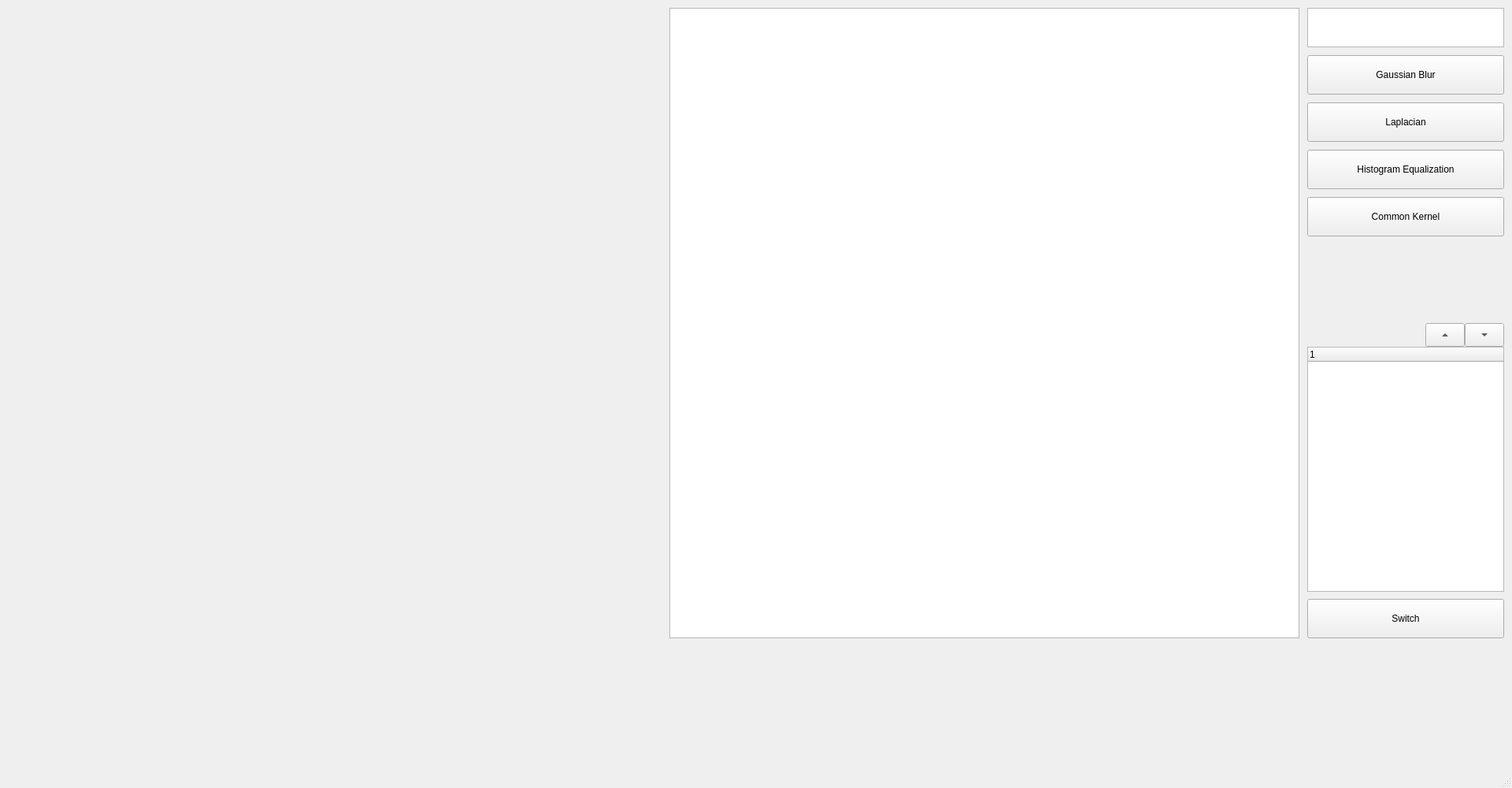
<?xml version="1.0" encoding="UTF-8"?>
<ui version="4.0">
 <class>MainWindow</class>
 <widget class="QMainWindow" name="MainWindow">
  <property name="geometry">
   <rect>
    <x>0</x>
    <y>0</y>
    <width>1920</width>
    <height>1000</height>
   </rect>
  </property>
  <property name="windowTitle">
   <string>MainWindow</string>
  </property>
  <widget class="QWidget" name="centralwidget">
   <widget class="QTextEdit" name="textEdit">
    <property name="geometry">
     <rect>
      <x>1660</x>
      <y>10</y>
      <width>250</width>
      <height>50</height>
     </rect>
    </property>
    <property name="font">
     <font>
      <family>Times New Roman</family>
      <pointsize>16</pointsize>
     </font>
    </property>
   </widget>
   <widget class="QLabel" name="label_6">
    <property name="geometry">
     <rect>
      <x>10</x>
      <y>10</y>
      <width>800</width>
      <height>800</height>
     </rect>
    </property>
    <property name="font">
     <font>
      <family>Microsoft JhengHei UI</family>
      <pointsize>20</pointsize>
     </font>
    </property>
    <property name="text">
     <string/>
    </property>
   </widget>
   <widget class="QPushButton" name="pushButton">
    <property name="geometry">
     <rect>
      <x>1660</x>
      <y>70</y>
      <width>250</width>
      <height>50</height>
     </rect>
    </property>
    <property name="text">
     <string>Gaussian Blur</string>
    </property>
   </widget>
   <widget class="QPushButton" name="pushButton_2">
    <property name="geometry">
     <rect>
      <x>1660</x>
      <y>130</y>
      <width>250</width>
      <height>50</height>
     </rect>
    </property>
    <property name="text">
     <string>Laplacian</string>
    </property>
   </widget>
   <widget class="QTableWidget" name="tableWidget">
    <property name="geometry">
     <rect>
      <x>850</x>
      <y>10</y>
      <width>800</width>
      <height>800</height>
     </rect>
    </property>
   </widget>
   <widget class="QLabel" name="label">
    <property name="geometry">
     <rect>
      <x>850</x>
      <y>10</y>
      <width>800</width>
      <height>800</height>
     </rect>
    </property>
    <property name="text">
     <string/>
    </property>
   </widget>
   <widget class="QPushButton" name="pushButton_3">
    <property name="geometry">
     <rect>
      <x>1660</x>
      <y>760</y>
      <width>250</width>
      <height>50</height>
     </rect>
    </property>
    <property name="text">
     <string>Switch</string>
    </property>
   </widget>
   <widget class="QPushButton" name="pushButton_4">
    <property name="geometry">
     <rect>
      <x>1660</x>
      <y>190</y>
      <width>250</width>
      <height>50</height>
     </rect>
    </property>
    <property name="text">
     <string>Histogram Equalization</string>
    </property>
   </widget>
   <widget class="QTreeWidget" name="treeWidget">
    <property name="geometry">
     <rect>
      <x>1660</x>
      <y>440</y>
      <width>250</width>
      <height>311</height>
     </rect>
    </property>
    <property name="acceptDrops">
     <bool>true</bool>
    </property>
    <column>
     <property name="text">
      <string notr="true">1</string>
     </property>
    </column>
   </widget>
   <widget class="QToolButton" name="toolButton">
    <property name="geometry">
     <rect>
      <x>1860</x>
      <y>410</y>
      <width>50</width>
      <height>30</height>
     </rect>
    </property>
    <property name="text">
     <string/>
    </property>
    <property name="arrowType">
     <enum>Qt::DownArrow</enum>
    </property>
   </widget>
   <widget class="QToolButton" name="toolButton_2">
    <property name="geometry">
     <rect>
      <x>1810</x>
      <y>410</y>
      <width>50</width>
      <height>30</height>
     </rect>
    </property>
    <property name="text">
     <string/>
    </property>
    <property name="arrowType">
     <enum>Qt::UpArrow</enum>
    </property>
   </widget>
   <widget class="QPushButton" name="pushButton_5">
    <property name="geometry">
     <rect>
      <x>1660</x>
      <y>250</y>
      <width>250</width>
      <height>50</height>
     </rect>
    </property>
    <property name="text">
     <string>Common Kernel</string>
    </property>
   </widget>
  </widget>
  <widget class="QStatusBar" name="statusbar"/>
 </widget>
 <resources/>
 <connections/>
</ui>
